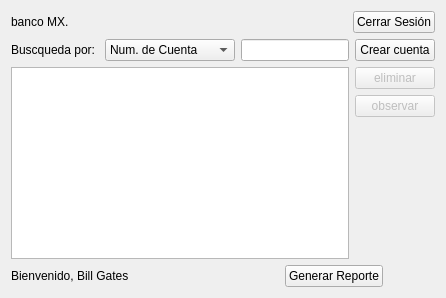
      <widget class="QWidget" name="inicioPage">
       <layout class="QVBoxLayout" name="verticalLayout_4">
        <item>
         <layout class="QHBoxLayout" name="horizontalLayout_16">
          <item>
           <widget class="QLabel" name="logoInicio">
            <property name="text">
             <string>banco MX.</string>
            </property>
           </widget>
          </item>
          <item>
           <spacer name="horizontalSpacer_8">
            <property name="orientation">
             <enum>Qt::Horizontal</enum>
            </property>
            <property name="sizeHint" stdset="0">
             <size>
              <width>40</width>
              <height>20</height>
             </size>
            </property>
           </spacer>
          </item>
          <item>
           <widget class="QPushButton" name="cerrarSesionButton">
            <property name="text">
             <string>Cerrar Sesión</string>
            </property>
           </widget>
          </item>
         </layout>
        </item>
        <item>
         <layout class="QHBoxLayout" name="horizontalLayout_2">
          <item>
           <widget class="QLabel" name="label_6">
            <property name="text">
             <string>Buscqueda por: </string>
            </property>
           </widget>
          </item>
          <item>
           <widget class="QComboBox" name="filtroComboBox">
            <item>
             <property name="text">
              <string>Num. de Cuenta</string>
             </property>
            </item>
            <item>
             <property name="text">
              <string>Nombre de titular</string>
             </property>
            </item>
            <item>
             <property name="text">
              <string>Tipo de cuenta</string>
             </property>
            </item>
            <item>
             <property name="text">
              <string>Fecha de apertura</string>
             </property>
            </item>
            <item>
             <property name="text">
              <string>saldo</string>
             </property>
            </item>
           </widget>
          </item>
          <item>
           <widget class="QLineEdit" name="busqueda"/>
          </item>
          <item>
           <widget class="QPushButton" name="anadirCuentaButton">
            <property name="text">
             <string>Crear cuenta</string>
            </property>
           </widget>
          </item>
         </layout>
        </item>
        <item>
         <layout class="QHBoxLayout" name="horizontalLayout_15">
          <item>
           <widget class="QTableView" name="cuentasTable">
            <property name="editTriggers">
             <set>QAbstractItemView::NoEditTriggers</set>
            </property>
            <property name="alternatingRowColors">
             <bool>true</bool>
            </property>
            <property name="selectionMode">
             <enum>QAbstractItemView::SingleSelection</enum>
            </property>
            <property name="selectionBehavior">
             <enum>QAbstractItemView::SelectRows</enum>
            </property>
            <property name="showGrid">
             <bool>false</bool>
            </property>
            <property name="sortingEnabled">
             <bool>true</bool>
            </property>
            <attribute name="horizontalHeaderCascadingSectionResizes">
             <bool>false</bool>
            </attribute>
            <attribute name="horizontalHeaderDefaultSectionSize">
             <number>140</number>
            </attribute>
            <attribute name="horizontalHeaderHighlightSections">
             <bool>true</bool>
            </attribute>
            <attribute name="horizontalHeaderMinimumSectionSize">
             <number>40</number>
            </attribute>
            <attribute name="horizontalHeaderShowSortIndicator" stdset="0">
             <bool>true</bool>
            </attribute>
            <attribute name="horizontalHeaderStretchLastSection">
             <bool>true</bool>
            </attribute>
            <attribute name="verticalHeaderVisible">
             <bool>false</bool>
            </attribute>
            <attribute name="verticalHeaderCascadingSectionResizes">
             <bool>true</bool>
            </attribute>
            <attribute name="verticalHeaderHighlightSections">
             <bool>false</bool>
            </attribute>
           </widget>
          </item>
          <item>
           <layout class="QVBoxLayout" name="verticalLayout_2">
            <item>
             <widget class="QPushButton" name="eliminarCuentaButtonPequeo">
              <property name="enabled">
               <bool>false</bool>
              </property>
              <property name="text">
               <string>eliminar</string>
              </property>
             </widget>
            </item>
            <item>
             <widget class="QPushButton" name="verSeleccionButton">
              <property name="enabled">
               <bool>false</bool>
              </property>
              <property name="text">
               <string>observar</string>
              </property>
             </widget>
            </item>
            <item>
             <spacer name="verticalSpacer">
              <property name="orientation">
               <enum>Qt::Vertical</enum>
              </property>
              <property name="sizeHint" stdset="0">
               <size>
                <width>20</width>
                <height>40</height>
               </size>
              </property>
             </spacer>
            </item>
           </layout>
          </item>
         </layout>
        </item>
        <item>
         <layout class="QHBoxLayout" name="horizontalLayout_7">
          <item>
           <widget class="QLabel" name="bienvenidaLabel">
            <property name="text">
             <string>Bienvenido, Bill Gates</string>
            </property>
           </widget>
          </item>
          <item>
           <spacer name="horizontalSpacer_3">
            <property name="orientation">
             <enum>Qt::Horizontal</enum>
            </property>
            <property name="sizeHint" stdset="0">
             <size>
              <width>40</width>
              <height>20</height>
             </size>
            </property>
           </spacer>
          </item>
          <item>
           <widget class="QPushButton" name="imprimirReporteButton">
            <property name="text">
             <string>Generar Reporte</string>
            </property>
            <property name="flat">
             <bool>false</bool>
            </property>
           </widget>
          </item>
          <item>
           <spacer name="horizontalSpacer_5">
            <property name="orientation">
             <enum>Qt::Horizontal</enum>
            </property>
            <property name="sizeType">
             <enum>QSizePolicy::Preferred</enum>
            </property>
            <property name="sizeHint" stdset="0">
             <size>
              <width>52</width>
              <height>0</height>
             </size>
            </property>
           </spacer>
          </item>
         </layout>
        </item>
       </layout>
      </widget>
